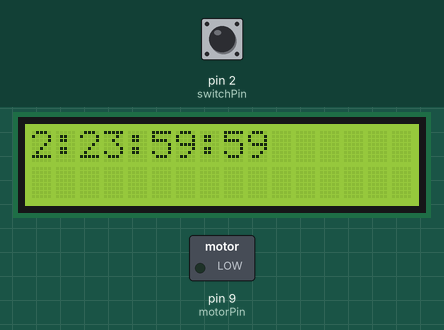
Simulated run of this sketch. Board: Arduino Uno, built with avr-gcc and run on an emulated ATmega328P. Parts: 16×2 character LCD, switched loads named in the sketch (green lamp = pin HIGH). The inputs (shaded band) are chosen by the test bench; at power-on: pin 2 (switchPin) LOW. What the sketch prints to the serial monitor is not drawn.

Above: at 1.2 s.
1.3 s: pin 2 (switchPin) pulled HIGH for 1.25 s
At 2.9 s:
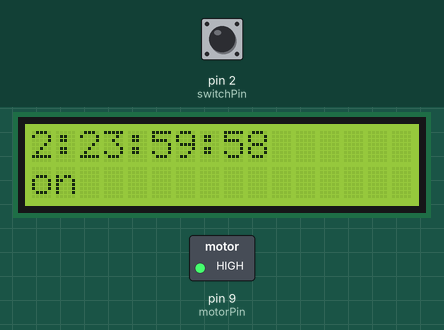
4.6 s: pin 2 (switchPin) pulled HIGH for 1.25 s
At 5.6 s:
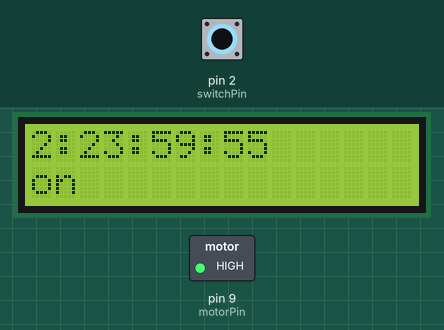
7.6 s: pin 2 (switchPin) pulled HIGH for 3.2 s
At 9.0 s:
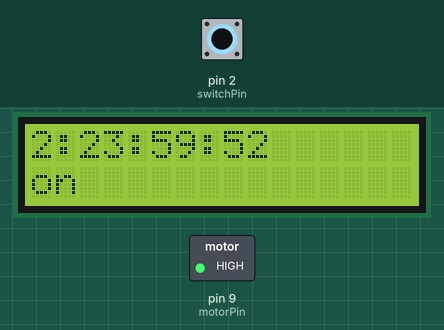
Timing chart, 0 to 12.7 s (numbered marks = the images above; inputs shaded):
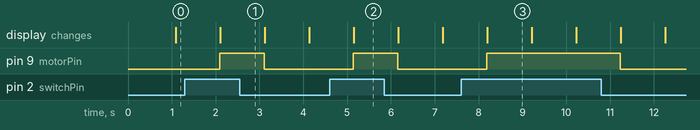

Measured:
- after the input at 1.3 s, pin 9 (motorPin): LOW → HIGH after 0.79 s, → LOW 1.0 s later; the display: changes after 0.81 s (image 1)
- after the input at 4.6 s, pin 9 (motorPin): LOW → HIGH after 0.54 s, → LOW 1.0 s later; the display: changes after 0.55 s (image 2)
- after the input at 7.6 s, pin 9 (motorPin): LOW → HIGH after 0.58 s, → LOW 3.0 s later; the display: changes after 0.60 s (image 3)
- what the display in image 3 shows lasts 1.0 s, from 8.2 s to 9.2 s

The sketch:

timet_watering.ino
```cpp
#include <Wire.h>
#include <LiquidCrystal_I2C.h>
// the timer object
LiquidCrystal_I2C lcd(0x27, 16, 2); // set the LCD address to 0x27 for a 16 chars and 2 line display


unsigned long sinceOn = millis();
unsigned long sinceOff = millis();
bool isOn = false;
bool isCustom = false;
const int motorPin = 9;
const int switchPin = 2;
const int WATERING_TIME = 3;
const unsigned long INTEVAL_TIME = 259200;


//motor
void WaterOn() {
  sinceOn = millis();
  motorOn();
}

void WaterOff() {
  sinceOff = millis();
  motorOff();
}
void motorOff() {
  ;
  isOn = false;
  digitalWrite(motorPin, LOW);
}
void motorOn() {
  ;
  isOn = true;
  digitalWrite(motorPin, HIGH);
}
//end motor

unsigned long timeSince(unsigned long time) {
  return (millis() - time) / 1000;
}


void handleWatering() {
  if (isCustom)return;
  Serial.print(millis());
  if (timeSince(sinceOff) >= INTEVAL_TIME && !isOn) {
    WaterOn();
    Serial.println(isOn);
  }

  if (timeSince(sinceOn) >= WATERING_TIME && isOn) {
    WaterOff();
    Serial.println(isOn);
  }
}

int switchState = 0;
int switchPrevState = 0;
void handlePressBtn() {
  switchState = digitalRead(switchPin);

  if( switchPrevState!=switchState){
    switchPrevState=switchState;
    if (switchState == HIGH ) {
      motorOn();
      isCustom = true;
    } else {
      motorOff();
      isCustom = false;
    }
   }
}

String display = String(0 + ":" + 0);
void handleDisplay() {
  unsigned long timeUntilNextRun =  INTEVAL_TIME -  timeSince(sinceOff);
  int days = timeUntilNextRun / 3600 / 24;
  int hours = timeUntilNextRun / 3600 % 24;
  int minutes = ((timeUntilNextRun / 60) % 60);
  int seconds = (timeUntilNextRun % 60);
  lcd.clear();
  lcd.setCursor(0, 0);
  lcd.print(String(days) + ":" + String(hours) + ":" + String(minutes) + ":" + String(seconds));

  if (isCustom) {
    lcd.setCursor(0, 1);
    lcd.print("on");
  }
}

void setup() {
  Serial.begin(9600);
  Serial.println("setup");
  pinMode(motorPin, OUTPUT);

  lcd.init();
  // Print a message to the LCD.
  lcd.backlight();
  lcd.setCursor(0, 0);
  lcd.print("ghj");

}

void loop() {
  handlePressBtn();
  handleWatering();
  handleDisplay();
  delay(1000);
}
```
